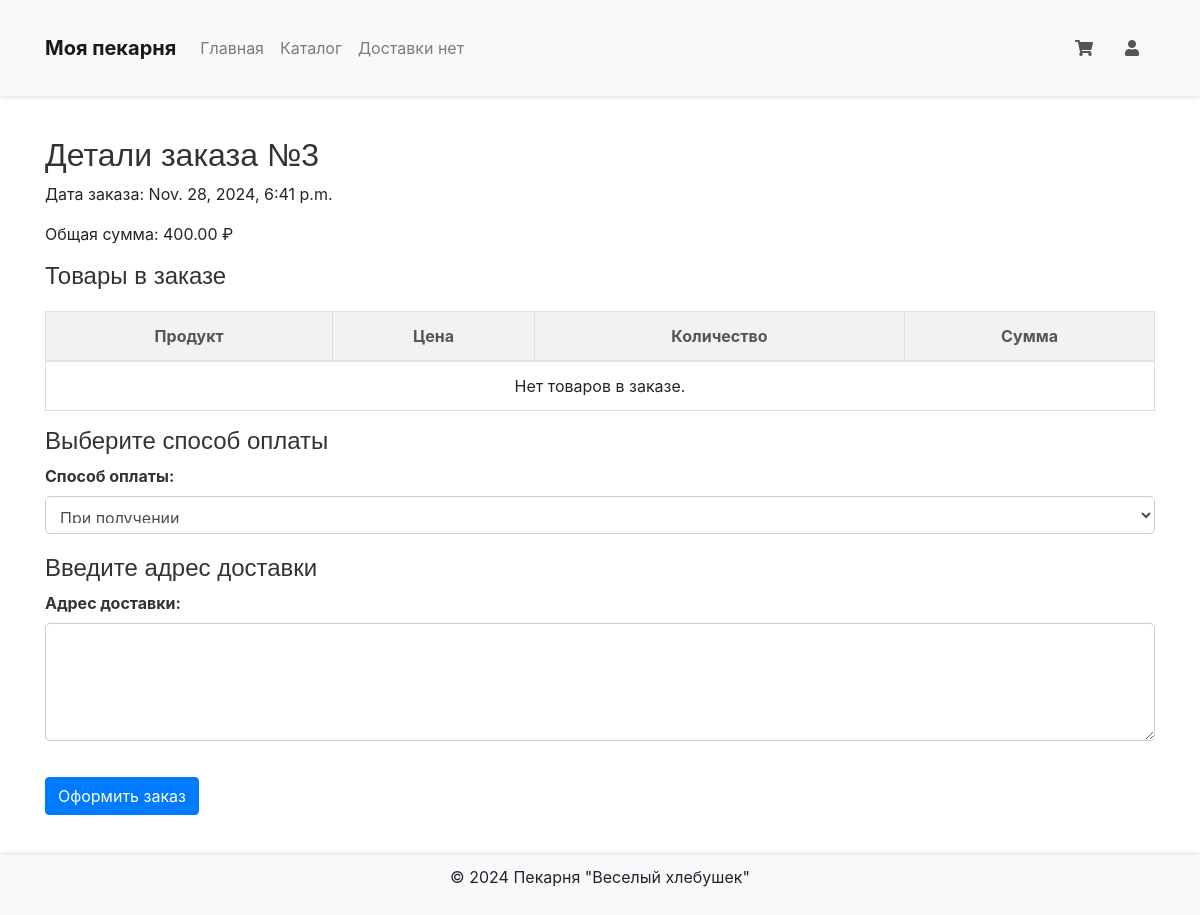
The page /order/3/ on the database its author committed.
### bakery_app/models.py (models this page shows, shortened)
class Order(models.Model):
    customer = models.ForeignKey(Customer, on_delete=models.CASCADE, related_name='orders')
    order_date = models.DateTimeField(auto_now_add=True)
    total_amount = models.DecimalField(max_digits=10, decimal_places=2)
    delivery_address = models.TextField(null=True, blank=True)  # Адрес доставки

### bakery_app/views.py (the view)
# urls.py: path('order/<int:order_id>/', views.order_detail, name='order_detail'),
def order_detail(request, order_id):
    order = get_object_or_404(Order, id=order_id)
    return render(request, 'bakery_app/order_detail.html', {'order': order})

### bakery_app/templates/bakery_app/order_detail.html (shortened to what this page needs)
{% extends 'bakery_app/base.html' %}
{% block content %}
<div class="container">
    <h2>Детали заказа №{{ order.id }}</h2>
    <p>Дата заказа: {{ order.order_date }}</p>
    <p>Общая сумма: {{ order.total_amount }} ₽</p>
    <h4>Товары в заказе</h4>
    <table class="table">
        <thead>
            <tr>
                <th>Продукт</th>
                <th>Цена</th>
                <th>Количество</th>
                <th>Сумма</th>
            </tr>
        </thead>
        <tbody>
            {% for item in order.items.all %}
            <tr>
                <td>{{ item.product.name }}</td>
                <td>{{ item.price }} ₽</td>
                <td>{{ item.quantity }}</td>
                <td>{{ item.total_price }} ₽</td>
            </tr>
            {% empty %}
            <tr>
                <td colspan="4" class="text-center">Нет товаров в заказе.</td>
            </tr>
            {% endfor %}
        </tbody>
    </table>
    <h4>Выберите способ оплаты</h4>
    <form method="POST" action="{% url 'checkout' %}">
        <div class="form-group">
            <label for="payment_method">Способ оплаты:</label>
            <select name="payment_method" id="payment_method" class="form-control">
                <option value="cash_on_delivery">При получении</option>
            </select>
        </div>
        <h4>Введите адрес доставки</h4>
        <div class="form-group">
            <label for="delivery_address">Адрес доставки:</label>
            <textarea name="delivery_address" id="delivery_address" rows="4" class="form-control" required></textarea>
        </div>
        <button type="submit" class="btn btn-primary mt-3">Оформить заказ</button>
    </form>
</div>
{% endblock %}

### bakery_app/static/css/styles.css (style rules this page uses)
body { font-family: Arial, sans-serif; margin: 0; padding: 0; }
.container { max-width: 1200px; margin: 0 auto; }
h2, h4 { font-family: 'Arial', sans-serif; font-size: 24px; color: #333; }
.table { margin-top: 20px; }
.table th, .table td { text-align: center; vertical-align: middle; }
.form-group label { font-size: 16px; }
textarea.form-control { height: 150px; }
.btn-primary { background-color: #5cb85c; border-color: #4cae4c; }
.container { max-width: 1200px; margin: 0 auto; padding: 20px; }
h2, h4 { font-family: 'Arial', sans-serif; font-size: 24px; color: #333; margin-bottom: 20px; }
.table { width: 100%; margin-top: 20px; border-collapse: collapse; }
.table th, .table td { text-align: center; vertical-align: middle; padding: 15px; border: 1px solid #ddd; }
.table th { background-color: #f2f2f2; color: #555; }
.table td { background-color: #fff; }
.form-group label { font-size: 16px; font-weight: bold; color: #333; margin-bottom: 8px; }
textarea.form-control { height: 150px; font-size: 16px; padding: 10px; border-radius: 5px; border: 1px solid #ccc; margin-bottom: 20px; }
select.form-control { padding: 10px; font-size: 16px; border-radius: 5px; border: 1px solid #ccc; margin-bottom: 20px; }
.btn-primary { background-color: #5cb85c; border-color: #4cae4c; padding: 12px 30px; font-size: 18px; border-radius: 5px; cursor: pointer; }

### rows shown on the page
Order: id "3", order_date "Nov. 28, 2024, 6:41 p.m.", total_amount "400.00"
